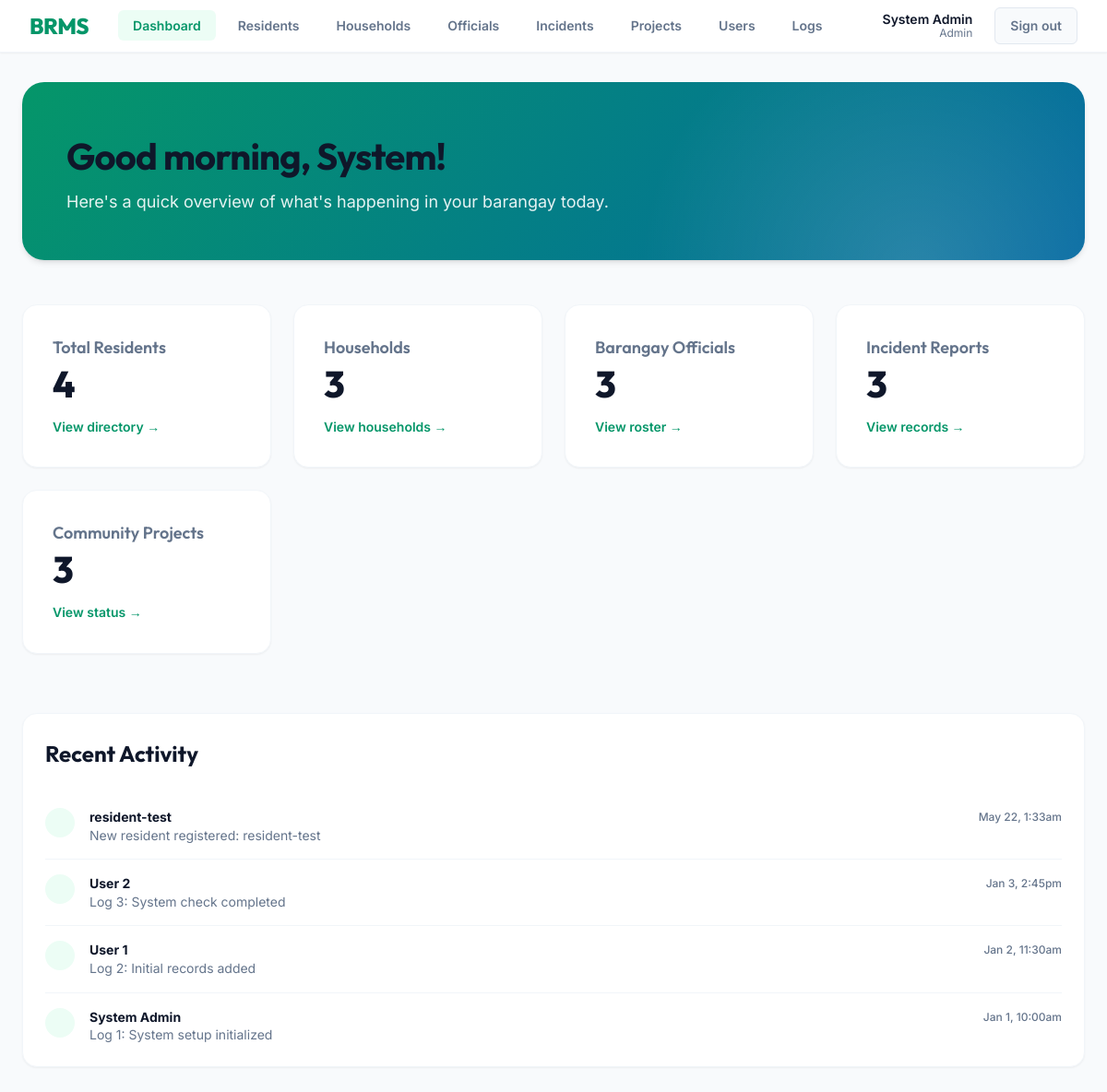
/index.php (signed in), run on the app's committed database.
### tables this page shows
CREATE TABLE `tbl_logs` (
  `log_id` int(11) NOT NULL,
  `user_id` int(11) DEFAULT NULL,
  `action` varchar(255) DEFAULT NULL,
  `date_time` datetime DEFAULT NULL
);

CREATE TABLE `tbl_users` (
  `user_id` int(11) NOT NULL,
  `full_name` varchar(100) DEFAULT NULL,
  `role` varchar(20) DEFAULT NULL,
  `username` varchar(50) DEFAULT NULL,
  `password` varchar(100) DEFAULT NULL,
  `email` varchar(100) DEFAULT NULL
);

### index.php (the view, shortened to what this page needs)
<?php
include 'db.php';
$is_resident = ($_SESSION['role'] === 'Resident');
if (!$is_resident) {
    $query1 = mysqli_query($conn, "SELECT COUNT(*) as total FROM tbl_residents");
    $row1 = mysqli_fetch_assoc($query1);
    $total_residents = $row1['total'];
    $query2 = mysqli_query($conn, "SELECT COUNT(*) as total FROM tbl_households");
    $row2 = mysqli_fetch_assoc($query2);
    $total_households = $row2['total'];
    $query3 = mysqli_query($conn, "SELECT COUNT(*) as total FROM tbl_officials");
    $row3 = mysqli_fetch_assoc($query3);
    $total_officials = $row3['total'];
    $query4 = mysqli_query($conn, "SELECT COUNT(*) as total FROM tbl_incident_reports");
    $row4 = mysqli_fetch_assoc($query4);
    $total_incidents = $row4['total'];
    $query5 = mysqli_query($conn, "SELECT COUNT(*) as total FROM tbl_projects");
    $row5 = mysqli_fetch_assoc($query5);
    $total_projects = $row5['total'];
    $get_logs = mysqli_query($conn, "SELECT l.action, l.date_time, u.full_name
                  FROM tbl_logs l
                  JOIN tbl_users u ON l.user_id = u.user_id
                  ORDER BY l.date_time DESC LIMIT 5");
}
$current_time = date('G');
if ($current_time < 12) {
    $msg = "Good morning";
} elseif ($current_time < 18) {
    $msg = "Good afternoon";
} else {
    $msg = "Good evening";
}
$current_page = 'dashboard';
$base_path = '';
?>
<!DOCTYPE html>
<html lang="en">
<head>
    <link rel="stylesheet" href="style.css">
</head>
<body>
    <?php include 'navbar.php'; ?>
    <div class="page-shell page-content">
        <div class="dashboard-hero">
            <h1 class="greeting"><?php echo $msg; ?>, <?php echo explode(' ', trim($_SESSION['full_name']))[0]; ?>!</h1>
            <p class="greeting-sub">Here's a quick overview of what's happening in your barangay today.</p>
        </div>
        <?php if (!$is_resident): ?>
        <div class="dash-grid">
            <a href="residents/index.php" class="dash-tile tile-residents" id="tile-residents">
                <div class="dash-tile-label">Total Residents</div>
                <div class="dash-tile-count"><?php echo number_format($total_residents); ?></div>
                <span class="dash-tile-link">View directory &rarr;</span>
            </a>
            <a href="households/index.php" class="dash-tile tile-households" id="tile-households">
                <div class="dash-tile-label">Households</div>
                <div class="dash-tile-count"><?php echo number_format($total_households); ?></div>
                <span class="dash-tile-link">View households &rarr;</span>
            </a>
            <a href="officials/index.php" class="dash-tile tile-officials" id="tile-officials">
                <div class="dash-tile-label">Barangay Officials</div>
                <div class="dash-tile-count"><?php echo number_format($total_officials); ?></div>
                <span class="dash-tile-link">View roster &rarr;</span>
            </a>
            <a href="incidents/index.php" class="dash-tile tile-incidents" id="tile-incidents">
                <div class="dash-tile-label">Incident Reports</div>
                <div class="dash-tile-count"><?php echo number_format($total_incidents); ?></div>
                <span class="dash-tile-link">View records &rarr;</span>
            </a>
            <a href="projects/index.php" class="dash-tile tile-projects" id="tile-projects">
                <div class="dash-tile-label">Community Projects</div>
                <div class="dash-tile-count"><?php echo number_format($total_projects); ?></div>
                <span class="dash-tile-link">View status &rarr;</span>
            </a>
        </div>
        <div class="activity-card">
            <h3 class="dash-section-title">
                Recent Activity
            </h3>
            <?php if (mysqli_num_rows($get_logs) > 0): ?>
            <ul class="activity-list">
                <?php while ($log_row = mysqli_fetch_assoc($get_logs)): ?>
                <li class="activity-item">
                    <span class="activity-dot"></span>
                    <div class="activity-text">
                        <strong><?php echo htmlspecialchars($log_row['full_name']); ?></strong><br>
                        <?php echo htmlspecialchars($log_row['action']); ?>
                    </div>
                    <span class="activity-meta"><?php echo date('M j, g:ia', strtotime($log_row['date_time'])); ?></span>
                </li>
                <?php endwhile; ?>
            </ul>
            <?php else: ?>
            <div class="empty-state">
                <p>No recent activity yet. Actions will appear here as records are added or edited.</p>
            </div>
            <?php endif; ?>
        </div>
        <?php endif; ?>
    </div>
</body>
</html>

### navbar.php (shortened to what this page needs)
<nav class="brms-nav" id="main-nav">
    <a class="brms-nav-brand" href="<?php echo $base_path; ?>index.php">
        BRMS
    </a>
    <ul class="brms-nav-links">
        <li><a href="<?php echo $base_path; ?>index.php" class="<?php if($current_page=='dashboard') echo 'active'; ?>">Dashboard</a></li>
        <?php if (isset($_SESSION['role']) && $_SESSION['role'] === 'Resident'): ?>
            <li><a href="<?php echo $base_path; ?>profile.php" class="<?php if($current_page=='profile') echo 'active'; ?>">My Profile</a></li>
            <li><a href="<?php echo $base_path; ?>incidents/add.php" class="<?php if($current_page=='report_incident') echo 'active'; ?>">Report Incident</a></li>
        <?php else: ?>
            <li><a href="<?php echo $base_path; ?>residents/index.php" class="<?php if($current_page=='residents') echo 'active'; ?>">Residents</a></li>
            <li><a href="<?php echo $base_path; ?>households/index.php" class="<?php if($current_page=='households') echo 'active'; ?>">Households</a></li>
            <li><a href="<?php echo $base_path; ?>officials/index.php" class="<?php if($current_page=='officials') echo 'active'; ?>">Officials</a></li>
            <li><a href="<?php echo $base_path; ?>incidents/index.php" class="<?php if($current_page=='incidents') echo 'active'; ?>">Incidents</a></li>
            <li><a href="<?php echo $base_path; ?>projects/index.php" class="<?php if($current_page=='projects') echo 'active'; ?>">Projects</a></li>
            <?php if (isset($_SESSION['role']) && $_SESSION['role'] === 'Admin'): ?>
            <li><a href="<?php echo $base_path; ?>users/index.php" class="<?php if($current_page=='users') echo 'active'; ?>">Users</a></li>
            <li><a href="<?php echo $base_path; ?>logs/index.php" class="<?php if($current_page=='logs') echo 'active'; ?>">Logs</a></li>
            <?php endif; ?>
        <?php endif; ?>
    </ul>
    <div class="brms-nav-right">
        <span class="brms-nav-user">
            <strong><?php echo $_SESSION['full_name']; ?></strong>
            <span><?php echo $_SESSION['role']; ?></span>
        </span>
        <a href="<?php echo $base_path; ?>logout.php" class="brms-nav-logout">Sign out</a>
    </div>
</nav>

### data on the page
tbl_logs: user.full_name "resident-test", action "New resident registered: resident-test", date_time "May 22, 1:33am"
tbl_logs: user.full_name "User 2", action "Log 3: System check completed", date_time "Jan 3, 2:45pm"
tbl_logs: user.full_name "User 1", action "Log 2: Initial records added", date_time "Jan 2, 11:30am"
tbl_logs: user.full_name "System Admin", action "Log 1: System setup initialized", date_time "Jan 1, 10:00am"

### other printed values
$_SESSION['full_name'] "System Admin"
$_SESSION['role'] "Admin"
$msg "Good morning"
explode(' ', trim($_SESSION['full_name']))[0] "System"
$total_residents "4"
$total_households "3"
$total_officials "3"
$total_incidents "3"
$total_projects "3"
